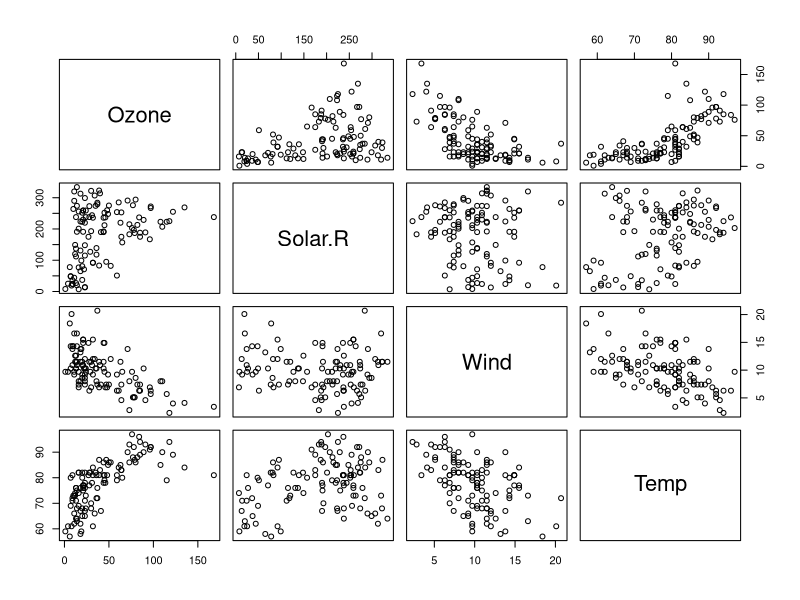
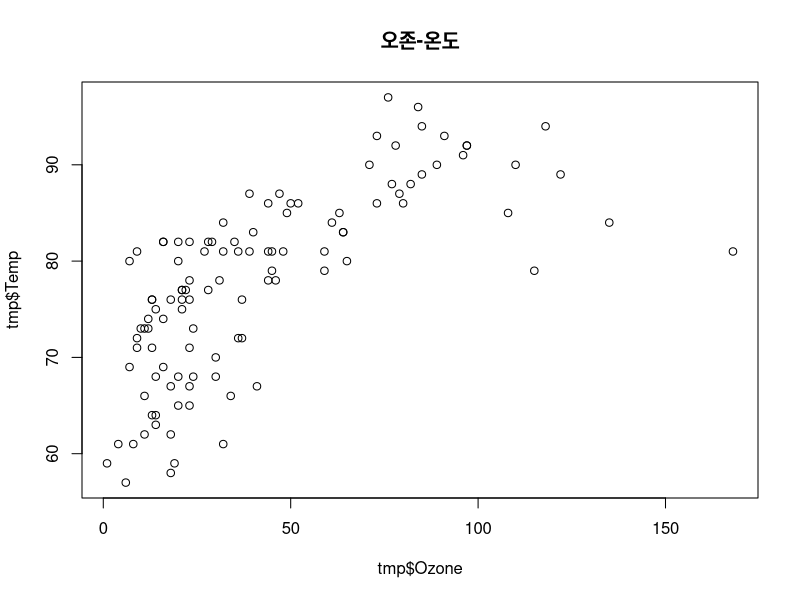

Reproduce these figures in R, in order.
tmp <- airquality[,1:4]

tmp <- tmp[complete.cases(tmp),]

head(tmp)
plot(tmp)
cor(tmp)

cor(tmp$Ozone, tmp$Temp)
plot(tmp$Ozone, tmp$Temp, main="오존-온도")
